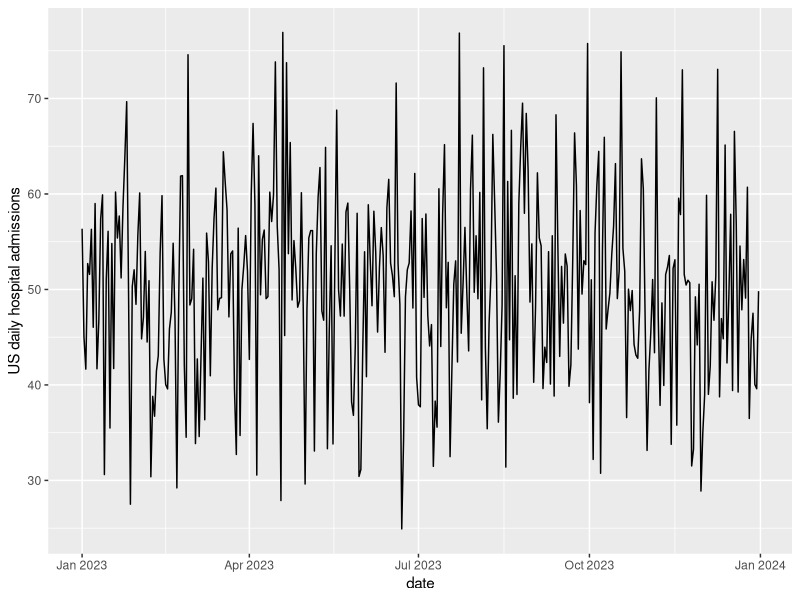
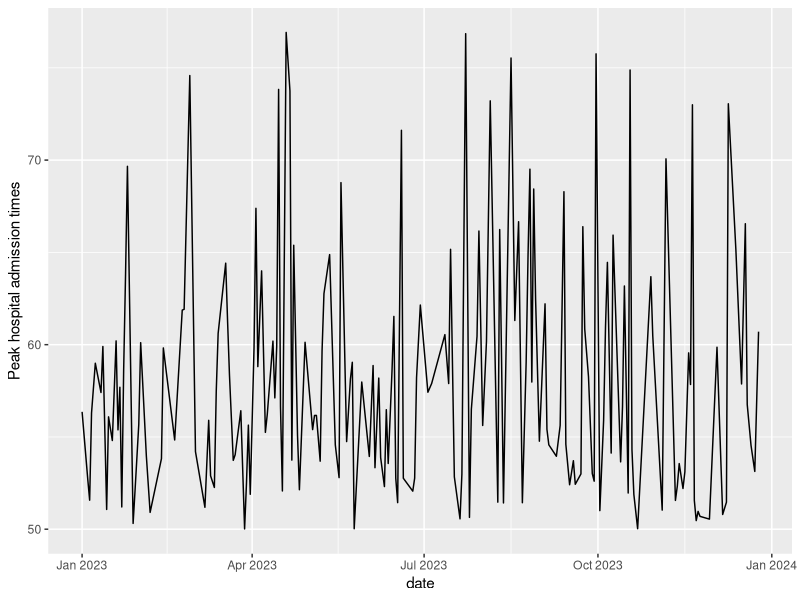

The R script that drew these images, in order:
# 06-time-series-data-manipulation.R
# Companion to IE 1072 lecture notes; Week 3 R module (data manipulation).

# Generate a one-year time series of daily hospital admissions, then
# practise the standard dplyr/ggplot2 idioms used throughout the course:
# date conversion, mutate with conditionals, scale_x_date plotting,
# filtering by date, selecting columns, and joining filter + select.

library(tidyverse)
library(lubridate)
library(ggplot2)

# Reproducible synthetic timestamps for one calendar year.
set.seed(123)
start_date <- as.Date("2023-01-01")
end_date   <- as.Date("2023-12-31")
dates      <- seq(start_date, end_date, by = "days")

# Random clock times for each day in 24-hour format.
times <- sprintf("%02d:%02d:%02d",
                 sample(0:23, 365, replace = TRUE),
                 sample(0:59, 365, replace = TRUE),
                 sample(0:59, 365, replace = TRUE))
timestamps <- paste(dates, times)

# Normally-distributed daily admission counts (mean = 50, SD = 10).
hospital_admissions <- rnorm(365, mean = 50, sd = 10)

timestamp_data <- data.frame(
  date      = dates,
  Time      = times,
  Timestamp = timestamps,
  cases     = hospital_admissions
)

# ---- mutate + ifelse to derive a categorical column --------------------

timestamp_data <- timestamp_data %>%
  mutate(busy_status = ifelse(cases > 50, "high", "low"))
head(timestamp_data)

# ---- scale_x_date for date-axis line plots -----------------------------

p1 <- timestamp_data %>%
  ggplot(aes(x = date, y = cases)) +
  geom_line() +
  scale_x_date() +
  ylab("US daily hospital admissions")
p1

# diff() applied via mutate to compute day-over-day changes
timestamp_data <- timestamp_data %>%
  mutate(new_cases = c(lag = 1, diff(cases)))
head(timestamp_data)

# ---- filter on a date range ---------------------------------------------

july_august_admissions <- timestamp_data %>%
  filter(date >= as.Date("2023-07-01") & date <= as.Date("2023-08-31"))
head(july_august_admissions)

# ---- filter + select combined -------------------------------------------

hightime_admissions <- timestamp_data %>%
  filter(busy_status == "high") %>%
  select(c("date", "cases"))
head(hightime_admissions)

p2 <- hightime_admissions %>%
  ggplot(aes(x = date, y = cases)) +
  geom_line() +
  scale_x_date() +
  ylab("Peak hospital admission times")
p2
